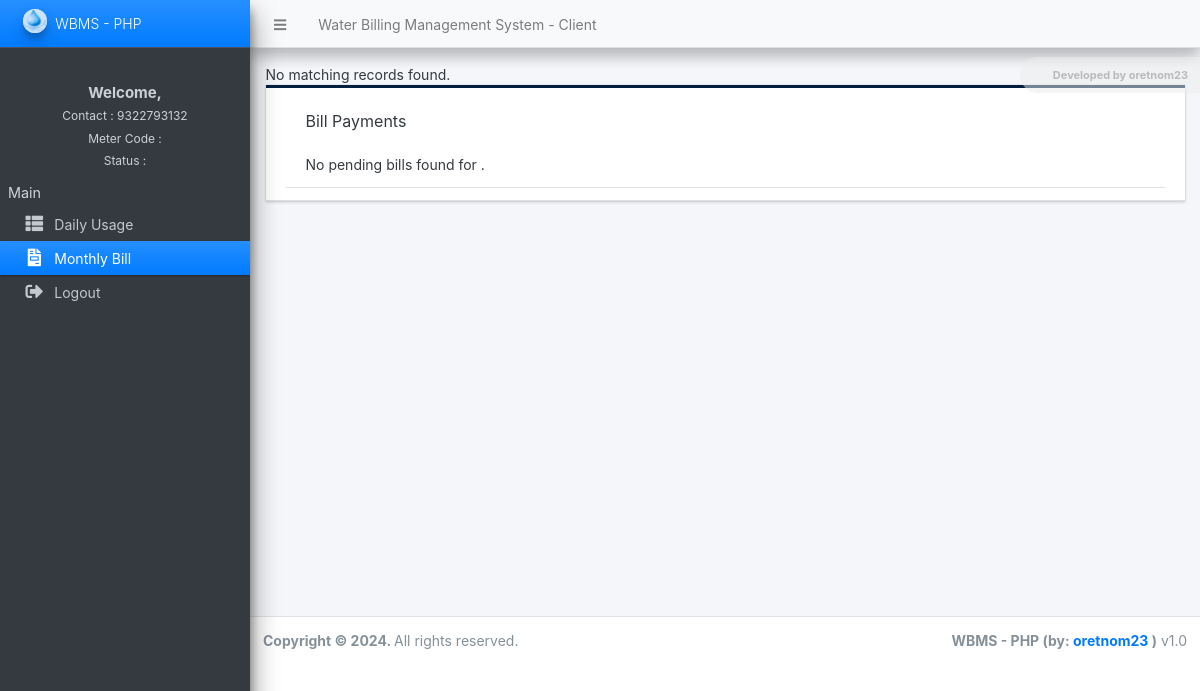
Page /admin/?page=monthlybill&phone_number=9322793132 on the earlier database version.
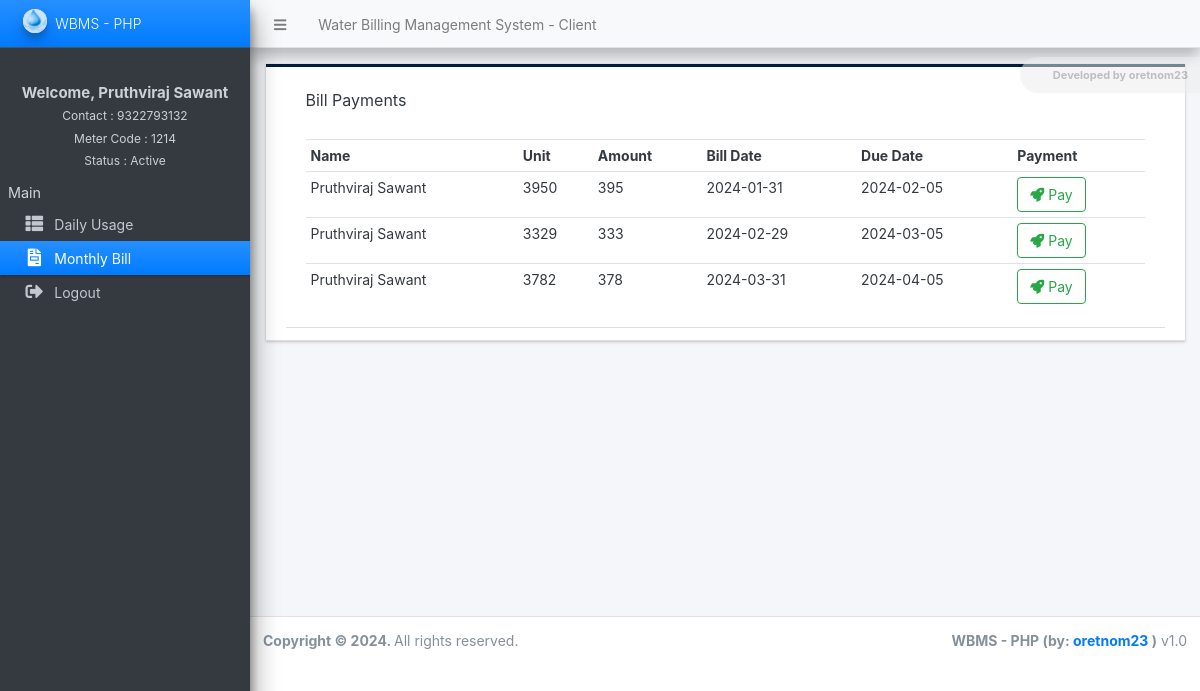
Same page on the later database version.
### tables this page shows
CREATE TABLE `client_list` (
  `id` int(30) NOT NULL,
  `code` varchar(100) NOT NULL,
  `category_id` int(30) NOT NULL,
  `firstname` text NOT NULL,
  `middlename` text DEFAULT NULL,
  `lastname` text NOT NULL,
  `contact` text NOT NULL,
  `address` text NOT NULL,
  `meter_code` varchar(100) NOT NULL,
  `first_reading` float(12,2) NOT NULL,
  `status` tinyint(1) NOT NULL DEFAULT 1,
  `delete_flag` tinyint(1) NOT NULL DEFAULT 0,
  `date_created` datetime NOT NULL DEFAULT current_timestamp(),
  `date_updated` datetime NOT NULL DEFAULT current_timestamp() ON UPDATE current_timestamp()
);

CREATE TABLE `pending_bills` (
  `id` int(11) NOT NULL,
  `name` text NOT NULL,
  `meter_code` int(11) NOT NULL,
  `unit` int(11) NOT NULL,
  `amount` int(11) NOT NULL,
  `billdate` date NOT NULL,
  `dueDate` date DEFAULT NULL,
  `paymentdate` date DEFAULT NULL,
  `paidflag` tinyint(1) NOT NULL
);

### classes/DBConnection.php (called while the page is built, shortened)
<?php
class DBConnection{
    private $host = DB_SERVER;
    private $username = DB_USERNAME;
    private $password = DB_PASSWORD;
    private $database = DB_NAME;
    public $conn;
    public function __construct(){
        if (!isset($this->conn)) {
            $this->conn = new mysqli($this->host, $this->username, $this->password, $this->database);
        }
    }
}
?>

### classes/SystemSettings.php (called while the page is built, shortened)
<?php
class SystemSettings extends DBConnection{
	function info($field=''){
		if(!empty($field)){
			if(isset($_SESSION['system_info'][$field]))
				return $_SESSION['system_info'][$field];
			else
				return false;
		}else{
			return false;
		}
	}
}
$_settings = new SystemSettings();
?>

### admin/monthlybill/index.php (the view, shortened to what this page needs)
<?php
if (isset($_GET['phone_number'])) {
  $phone_number = $_GET['phone_number'];
} else {
  header("Location: error404.php");
  exit;
}
?>
<?php
$contact = $conn->real_escape_string($phone_number);
$sql = "SELECT * FROM client_list WHERE contact = '$contact'";
$result = $conn->query($sql);
if ($result) {
  $row = $result->fetch_assoc();
  if ($row) {
    $firstname = $row['firstname'];
    $lastname = $row['lastname'];
    $fullname = $firstname . " " . $lastname;
    $meter_code = $row['meter_code'];
    $check_status = $row['status'];
    if ($check_status == 1) {
      $status = "Active";
    } else {
      $status = "Inactive";
    }
  } else {
    echo "No matching records found.";
  }
} else {
  echo "Error executing query: " . $conn->error;
}
?>
<nav class="main-header navbar navbar-expand navbar-light shadow text-sm">
  <ul class="navbar-nav">
    <li class="nav-item">
      <a class="nav-link" data-widget="pushmenu" href="#" role="button"><i class="fas fa-bars"></i></a>
    </li>
    <li class="nav-item d-none d-sm-inline-block">
      <a href="http://localhost/entc_wbms/admin/clientlogin.php" class="nav-link">Water Billing Management System -
        Client</a>
    </li>
  </ul>
</nav>
<aside class="main-sidebar sidebar-dark-primary elevation-4 sidebar-no-expand">
  <a href="http://localhost/entc_wbms/admin" class="brand-link bg-gradient-primary text-sm">
    <img src="http://localhost/entc_wbms/uploads/logo.png?v=1651282049" alt="Store Logo"
      class="brand-image img-circle elevation-3 bg-gradient-light"
      style="opacity: .8;width: 1.5rem;height: 1.5rem;max-height: unset">
    <span class="brand-text font-weight-light">WBMS - PHP</span>
  </a>
  <div
    class="sidebar os-host os-theme-light os-host-overflow os-host-overflow-y os-host-resize-disabled os-host-transition os-host-scrollbar-horizontal-hidden">
    <div class="os-content-glue" style="margin: 0px -8px; width: 249px; height: 646px;"></div>
    <div class="os-padding">
      <div class="os-viewport os-viewport-native-scrollbars-invisible" style="overflow-y: scroll;">
        <div class="os-content" style="padding: 0px 8px; height: 100%; width: 100%;">
          <nav class="mt-4">
            <div class="clientname brand-text"
              style="color:#ccd0d7; text-align:center; padding:10px; font-size:15px; font-weight:bold;">
              Welcome,
              <?php echo $fullname; ?>
              <br><small>Contact :
                <?php echo $contact; ?>
              </small><br><small>Meter Code :
                <?php echo $meter_code; ?>
              </small>
              <br><small>Status :
                <?php echo $status; ?>
              </small>
            </div>
            <ul
              class="nav nav-pills nav-sidebar flex-column text-sm nav-compact nav-flat nav-child-indent nav-collapse-hide-child"
              data-widget="treeview" role="menu" data-accordion="false">
              <li class="nav-header">Main</li>
              <li class="nav-item dropdown">
                <a href="http://localhost/entc_wbms/admin/?page=clientbillings&phone_number=<?php echo urlencode($phone_number); ?>"
                  class="nav-link nav-clients">
                  <i class="nav-icon fas fa-th-list"></i>
                  <p>
                    Daily Usage
                  </p>
                </a>
              </li>
              <li class="nav-item dropdown">
                <a href="http://localhost/entc_wbms/admin/?page=monthlybill&phone_number=<?php echo urlencode($phone_number); ?>"
                  class="nav-link nav-billings active bg-gradient-primary">
                  <i class="nav-icon fas fa-file-invoice"></i>
                  <p>
                    Monthly Bill
                  </p>
                </a>
              </li>
              <li class="nav-item dropdown">
                <a href="http://localhost/entc_wbms/admin/clientlogin.php" class="nav-link nav-billings ">
                  <i class="nav-icon fas fa-sign-out-alt"></i>
                  <p>
                    Logout
                  </p>
                </a>
              </li>
            </ul>
          </nav>
        </div>
      </div>
    </div>
  </div>
</aside>
<div class="card card-outline rounded-0 card-navy">
  <div class="card-header">
    <div class="card-header">
      <h3 class="card-title">Bill Payments</h3>
      <br>
      <br>
      <div class="bills">
      <?php
$host = 'localhost';
$dbname = 'wbms_db';
$username = 'root';
$password = '';
$dbConnection = new mysqli($host, $username, $password, $dbname, 3306);
$sql = "SELECT id, name, unit, amount, billdate, dueDate FROM pending_bills WHERE name = ? AND paidflag = 0";
$stmt = $dbConnection->prepare($sql);
$stmt->bind_param("s", $fullname);
$stmt->execute();
$result = $stmt->get_result();
if ($result->num_rows > 0) {
    echo "<table  class='table mt-4'>";
    echo "<tr><th>Name</th><th>Unit</th><th>Amount</th><th>Bill Date</th><th>Due Date</th><th>Payment</th></tr>";
    while ($row = $result->fetch_assoc()) {
        echo "<tr>";
        echo "<td>" . $row['name'] . "</td>";
        echo "<td>" . $row['unit'] . "</td>";
        echo "<td>" . $row['amount'] . "</td>";
        echo "<td>" . $row['billdate'] . "</td>";
        echo "<td>" . $row['dueDate'] . "</td>";
        echo "<td>";
        echo "<form id='paymentForm_" . $row['id'] . "' method='POST' action='http://localhost/entc_wbms/admin/monthlybill/payment.php?id=" . $row['id'] . "'>";
        echo "<button type='submit' class='btn btn-outline-success'><i class='fa fa-rocket'></i> Pay</button>";
        echo "</form>";
        echo "</td>";
        echo "</tr>";
    }
    echo "</table>";
} else {
    echo "No pending bills found for $fullname.";
}
?>
      </div>
    </div>
  </div>
</div>

### admin/index.php (shortened to what this page needs)
<?php require_once('../config.php'); ?>
 <!DOCTYPE html>
<html lang="en" class="" style="height: auto;">
<?php require_once('inc/header.php') ?>
  <body class="sidebar-mini layout-fixed control-sidebar-slide-open layout-navbar-fixed sidebar-mini-md sidebar-mini-xs text-sm" data-new-gr-c-s-check-loaded="14.991.0" data-gr-ext-installed="" style="height: auto;">
    <div class="wrapper">
     <?php require_once('inc/topBarNav.php') ?>
     <?php require_once('inc/navigation.php') ?>
     <?php $page = isset($_GET['page']) ? $_GET['page'] : 'home';  ?>
      <div class="content-wrapper  pt-3" style="min-height: 567.854px;">
        <section class="content  text-dark">
          <div class="container-fluid">
            <?php
              if(!file_exists($page.".php") && !is_dir($page)){
                  include '404.html';
              }else{
                if(is_dir($page))
                  include $page.'/index.php';
                else
                  include $page.'.php';
              }
            ?>
          </div>
        </section>
      </div>
      <?php require_once('inc/footer.php') ?>
  </body>
</html>

### admin/inc/header.php (shortened to what this page needs)
<head>
    <link rel="stylesheet" href="<?php echo base_url ?>plugins/fontawesome-free/css/all.min.css">
    <link rel="stylesheet" href="<?php echo base_url ?>plugins/tempusdominus-bootstrap-4/css/tempusdominus-bootstrap-4.min.css">
  <link rel="stylesheet" href="<?php echo base_url ?>plugins/datatables-bs4/css/dataTables.bootstrap4.min.css">
  <link rel="stylesheet" href="<?php echo base_url ?>plugins/datatables-responsive/css/responsive.bootstrap4.min.css">
  <link rel="stylesheet" href="<?php echo base_url ?>plugins/datatables-buttons/css/buttons.bootstrap4.min.css">
  <link rel="stylesheet" href="<?php echo base_url ?>plugins/select2/css/select2.min.css">
  <link rel="stylesheet" href="<?php echo base_url ?>plugins/select2-bootstrap4-theme/select2-bootstrap4.min.css">
    <link rel="stylesheet" href="<?php echo base_url ?>plugins/icheck-bootstrap/icheck-bootstrap.min.css">
    <link rel="stylesheet" href="<?php echo base_url ?>plugins/jqvmap/jqvmap.min.css">
    <link rel="stylesheet" href="<?php echo base_url ?>dist/css/adminlte.css">
    <link rel="stylesheet" href="<?php echo base_url ?>dist/css/custom.css">
    <link rel="stylesheet" href="<?php echo base_url ?>plugins/overlayScrollbars/css/OverlayScrollbars.min.css">
    <link rel="stylesheet" href="<?php echo base_url ?>plugins/daterangepicker/daterangepicker.css">
    <link rel="stylesheet" href="<?php echo base_url ?>plugins/summernote/summernote-bs4.min.css">
  <link rel="stylesheet" href="<?php echo base_url ?>plugins/sweetalert2-theme-bootstrap-4/bootstrap-4.min.css">
  </head>

### admin/inc/topBarNav.php (shortened to what this page needs)
<nav class="main-header navbar navbar-expand navbar-light shadow text-sm">
  <ul class="navbar-nav">
    <li class="nav-item">
    <a class="nav-link" data-widget="pushmenu" href="#" role="button"><i class="fas fa-bars"></i></a>
    </li>
    <li class="nav-item d-none d-sm-inline-block">
      <a href="<?php echo base_url ?>" class="nav-link"><?php echo (!isMobileDevice()) ? $_settings->info('name'):$_settings->info('short_name'); ?> - Admin</a>
    </li>
  </ul>
  <ul class="navbar-nav ml-auto">
    <li class="nav-item">
      <div class="btn-group nav-link">
            <button type="button" class="btn btn-rounded badge badge-light dropdown-toggle dropdown-icon" data-toggle="dropdown">
            </button>
        </div>
    </li>
  </ul>
</nav>

### admin/inc/navigation.php (shortened to what this page needs)
<aside class="main-sidebar sidebar-dark-primary elevation-4 sidebar-no-expand">
  <a href="<?php echo base_url ?>admin" class="brand-link bg-gradient-primary text-sm">
  <span class="brand-text font-weight-light"><?php echo $_settings->info('short_name') ?></span>
  </a>
  <div class="sidebar os-host os-theme-light os-host-overflow os-host-overflow-y os-host-resize-disabled os-host-transition os-host-scrollbar-horizontal-hidden">
    <div class="os-content-glue" style="margin: 0px -8px; width: 249px; height: 646px;"></div>
    <div class="os-padding">
      <div class="os-viewport os-viewport-native-scrollbars-invisible" style="overflow-y: scroll;">
        <div class="os-content" style="padding: 0px 8px; height: 100%; width: 100%;">
          <nav class="mt-4">
             <ul class="nav nav-pills nav-sidebar flex-column text-sm nav-compact nav-flat nav-child-indent nav-collapse-hide-child" data-widget="treeview" role="menu" data-accordion="false">
              <li class="nav-item dropdown">
                <a href="./" class="nav-link nav-home">
                  <p>
                  </p>
                </a>
              </li>
              <li class="nav-header">Main</li>
              <li class="nav-item dropdown">
                <a href="<?php echo base_url ?>admin/?page=clients" class="nav-link nav-clients">
                  <p>
                  </p>
                </a>
              </li>
              <li class="nav-item dropdown">
                <a href="<?php echo base_url ?>admin/?page=billings" class="nav-link nav-billings">
                  <p>
                  </p>
                </a>
              </li>
              <li class="nav-header">Reports</li>
              <li class="nav-item dropdown">
                <a href="<?php echo base_url ?>admin/?page=reports/monthly_billing" class="nav-link nav-reports_monthly_billing">
                  <p>
                  </p>
                </a>
              </li>
            </ul>
          </nav>
        </div>
      </div>
    </div>
  </div>
</aside>

### admin/inc/footer.php (shortened to what this page needs)
<footer class="main-footer text-sm">
        <strong>Copyright © <?php echo date('Y') ?>.
        </strong>
        All rights reserved.
        <div class="float-right d-none d-sm-inline-block">
          <b><?php echo $_settings->info('short_name') ?> (by: <a href="mailto:oretnom23@gmail.com" target="blank">oretnom23</a> )</b> v1.0
        </div>
      </footer>
    </div>

### admin/inc/topBarNav.php (style rules this page uses)
.btn-rounded { border-radius: 50px; }

Differences in the rows shown:
added client_list: fullname "Pruthviraj Sawant", meter_code "1214", status "Active"
added pending_bills: name "Pruthviraj Sawant", unit "3950", amount "395", billdate "2024-01-31", dueDate "2024-02-05"
added pending_bills: name "Pruthviraj Sawant", unit "3329", amount "333", billdate "2024-02-29", dueDate "2024-03-05"
added pending_bills: name "Pruthviraj Sawant", unit "3782", amount "378", billdate "2024-03-31", dueDate "2024-04-05"
Other differences:
text no longer shown: "No matching records found. No pending bills found for ."
text now shown: "Name Unit Amount Bill Date Due Date Payment"
